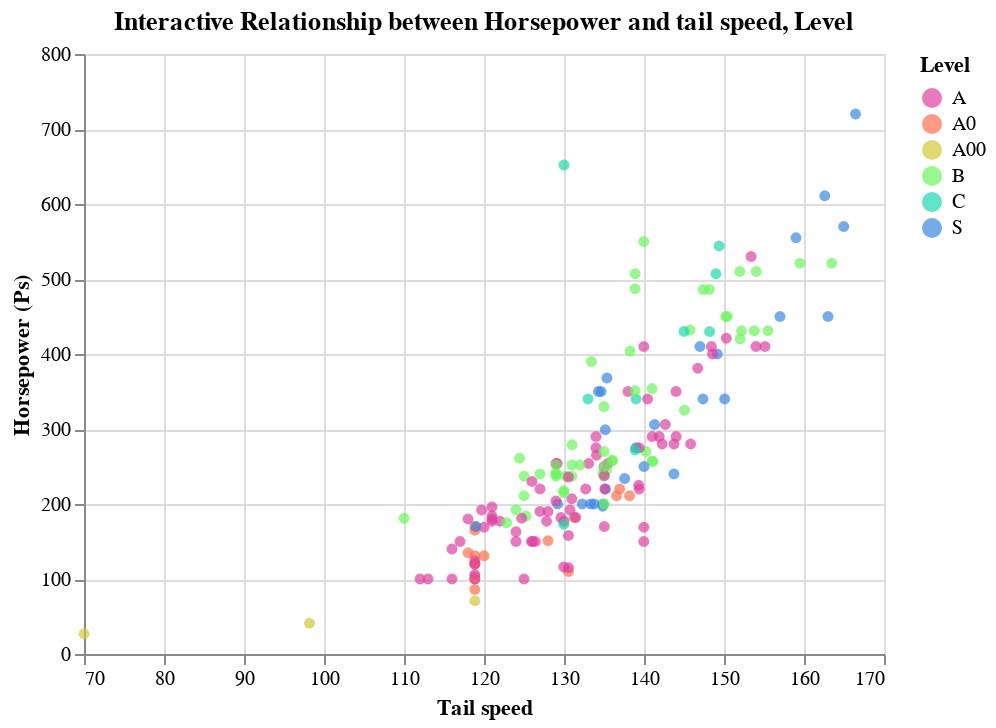

Notebook code cell kept with this figure:
### Code cell
c1

### Figure 1 — Vega-Lite specification as saved in the notebook (floating-point values rounded to 4 significant figures; data arrays with more than 128 entries replaced by an {"elided": "..."} marker saying what was removed)
{"config": {"view": {"continuousWidth": 400, "continuousHeight": 300}}, "data": {"name": "data-085f370fdb82cccc1c6a151a92d665df"}, "mark": "circle", "encoding": {"color": {"type": "nominal", "field": "Level", "scale": {"scheme": "rainbow"}}, "tooltip": [{"type": "quantitative", "field": "Temp(℃)"}, {"type": "quantitative", "field": "car_displacement_Liter"}], "x": {"type": "quantitative", "field": "Tail speed", "scale": {"zero": false}}, "y": {"type": "quantitative", "field": "Horsepower (Ps)", "scale": {"zero": false}}}, "selection": {"selector001": {"type": "interval"}}, "title": "Interactive Relationship between Horsepower and tail speed, Level ", "$schema": "https://vega.github.io/schema/vega-lite/v4.8.1.json", "datasets": {"data-085f370fdb82cccc1c6a151a92d665df": {"elided": "181 records"}}}
